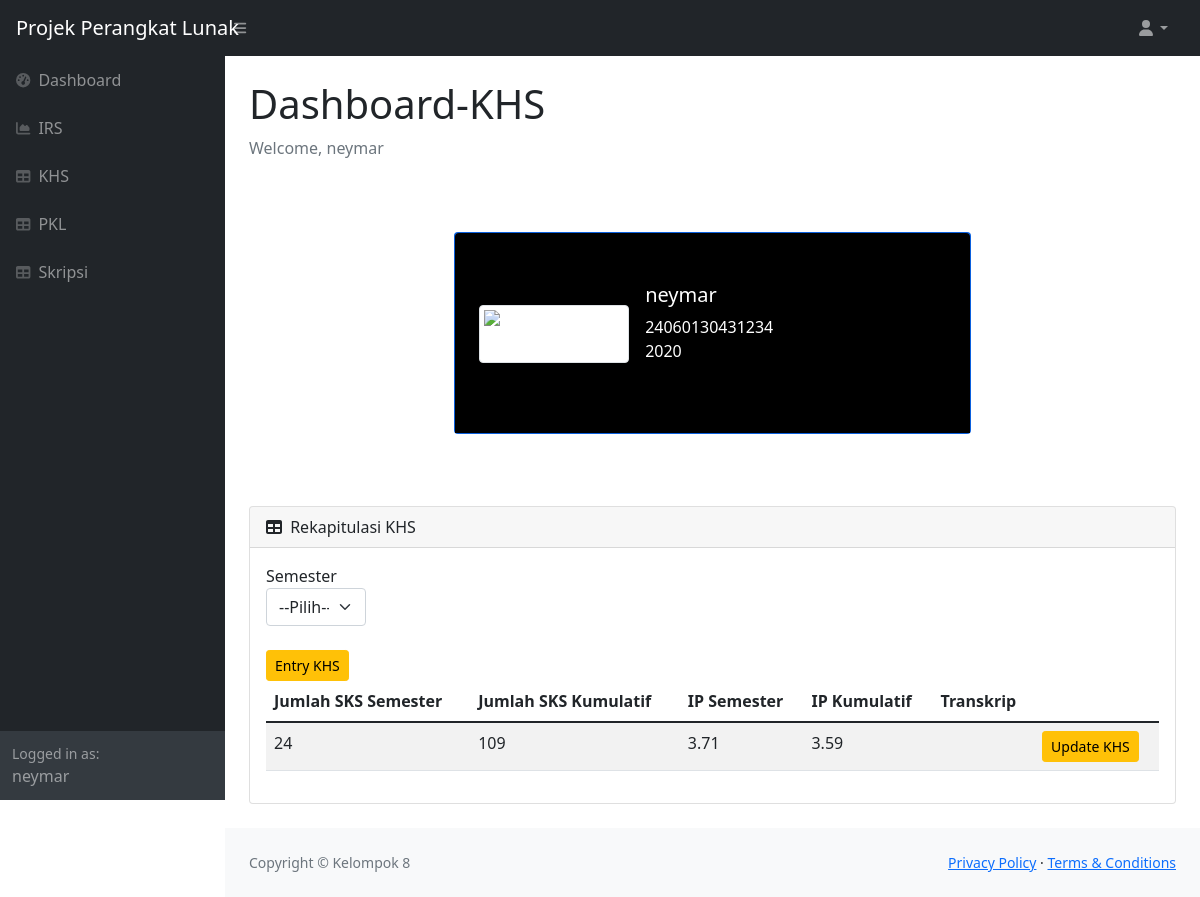
Screenshot of /mahasiswa/khs_index.php?semester=3 (signed in) with the database file from the repository.
### tables this page shows
CREATE TABLE `mahasiswa` (
  `nim` varchar(14) NOT NULL,
  `nama` char(100) NOT NULL,
  `alamat` varchar(100) DEFAULT NULL,
  `kota` char(50) DEFAULT NULL,
  `provinsi` char(50) DEFAULT NULL,
  `angkatan` int(4) DEFAULT NULL,
  `jalur_masuk` char(30) DEFAULT NULL,
  `email` varchar(30) DEFAULT NULL,
  `no_handphone` varchar(13) DEFAULT NULL,
  `status` char(20) DEFAULT NULL,
  `dosen_wali` char(50) DEFAULT NULL,
  `id_pkl_fk` varchar(6) DEFAULT NULL,
  `id_skripsi_fk` varchar(6) DEFAULT NULL,
  `semester` int(100) NOT NULL,
  `id_provinsi_fk` int(10) DEFAULT NULL,
  `id_kota_fk` int(10) DEFAULT NULL,
  `id_user_fk` int(6) DEFAULT NULL
);

CREATE TABLE `users` (
  `user_id` int(6) NOT NULL,
  `username` varchar(50) NOT NULL,
  `email` varchar(50) NOT NULL,
  `password` varchar(50) NOT NULL,
  `level` varchar(20) NOT NULL
);

CREATE TABLE `khs` (
  `id_khs` varchar(6) NOT NULL,
  `semester_aktif` int(20) DEFAULT NULL,
  `jumlah_sks_semester` int(30) DEFAULT NULL,
  `jumlah_sks_kumulatif` int(150) DEFAULT NULL,
  `ip_semester` double DEFAULT NULL,
  `ip_kumulatif` double DEFAULT NULL,
  `nim_mahasiswa_fk` varchar(14) DEFAULT NULL,
  `dokumen` varchar(255) NOT NULL
);

### mahasiswa/khs_index.php (the view, shortened to what this page needs)
<!DOCTYPE html>
<html lang="en">
    <head>
        <link href="https://cdn.jsdelivr.net/npm/simple-datatables@latest/dist/style.css" rel="stylesheet" />
        <link href="../css/styles.css" rel="stylesheet" />
    </head>
    <?php
        require_once('../lib/db_login.php');
        $email=$_SESSION['email'];
        $query = "SELECT * FROM users
                    INNER JOIN mahasiswa ON users.email=mahasiswa.email
                    WHERE users.email='$email'";
        $sql_ppl= mysqli_query($db, $query) or die (mysqli_error($db));
        $data = mysqli_fetch_array ($sql_ppl);
        $username = $data['username'];
        $nim = $data['nim'];
     ?>
    <body class="sb-nav-fixed">
        <nav class="sb-topnav navbar navbar-expand navbar-dark bg-dark">
            <a class="navbar-brand ps-3">Projek Perangkat Lunak</a>
            <button class="btn btn-link btn-sm order-1 order-lg-0 me-4 me-lg-0" id="sidebarToggle" href="#!"><i class="fas fa-bars"></i></button>
            <ul class="navbar-nav ms-auto ms-md-0 me-3 me-lg-4">
                <li class="nav-item dropdown">
                    <a class="nav-link dropdown-toggle" id="navbarDropdown" href="#" role="button" data-bs-toggle="dropdown" aria-expanded="false"><i class="fas fa-user fa-fw"></i></a>
                </li>
            </ul>
        </nav>
        <div id="layoutSidenav">
            <div id="layoutSidenav_nav">
                <nav class="sb-sidenav accordion sb-sidenav-dark" id="sidenavAccordion">
                    <div class="sb-sidenav-menu">
                        <div class="nav">
                            <a class="nav-link" href="mahasiswa_home.php">
                                <div class="sb-nav-link-icon"><i class="fas fa-tachometer-alt"></i></div>
                                Dashboard
                            </a>
                            <a class="nav-link" href="irs_index.php">
                                <div class="sb-nav-link-icon"><i class="fas fa-chart-area"></i></div>
                                IRS
                            </a>
                            <a class="nav-link" href="khs_index.php">
                                <div class="sb-nav-link-icon"><i class="fas fa-table"></i></div>
                                KHS
                            </a>
                            <a class="nav-link" href="pkl_mahasiswa.php">
                                <div class="sb-nav-link-icon"><i class="fas fa-table"></i></div>
                                PKL
                            </a>
                            <a class="nav-link" href="skripsi_mahasiswa.php">
                                <div class="sb-nav-link-icon"><i class="fas fa-table"></i></div>
                                Skripsi
                            </a>
                        </div>
                    </div>
                    <div class="sb-sidenav-footer">
                        <div class="small">Logged in as:</div>
                        <?=$data['username']?>
                    </div>
                </nav>
            </div>
            <div id="layoutSidenav_content">
                <main>
                    <div class="container-fluid px-4">
                        <h1 class="mt-4">Dashboard-KHS</h1>
                        <ol class="breadcrumb mb-4">
                            <li class="breadcrumb-item active">Welcome, <?=$data['nama']?></li>
                        </ol>
                        <div class="container py-5 h-100">
                            <div class="row d-flex justify-content-center align-items-center h-100">
                                <div class="col col-lg-9 col-xl-7">
                                    <div class="card bg-primary text-white mb-4">
                                            <div class="rounded-top text-white d-flex flex-row" style="background-color: #000; height:200px;">
                                                <div class="ms-4 mt-5 d-flex flex-column" style="width: 150px;">
                                                    <img src="../assets/img/avatar.jpg"
                                                        alt="Generic placeholder image" class="img-fluid img-thumbnail mt-4 mb-2"
                                                        style="width: 150px; z-index: 1">
                                                </div>
                                                <div class="ms-3" style="margin-top: 50px;">
                                                    <h5><?=$data['nama']?></h5>
                                                    <p><?=$data['nim']?> <br>
                                                        <?=$data['angkatan']?>
                                                    </p>
                                                </div>
                                            </div>
                                        </div>
                                    </div>
                                </div>
                            </div>
                            <div class="card mb-4">
                            <div class="card-header">
                                <i class="fas fa-table me-1"></i>
                                Rekapitulasi KHS
                            </div>
                            <div class="card-body">
                            <label for="semester">Semester</label>
                                <select name="semester" id="semester" class="form-select" onchange="khs_semester(this.options[this.selectedIndex].value)" style="width: 100px;">
                                    <option value="" >--Pilih--</option>
                                </select>
                            <br>
                            <a class="btn btn-warning btn-sm" href="entry_khs.php">Entry KHS</a>
                            <table class="table table-striped" >
                                    <thead>
                                        <tr>
                                            <th>Jumlah SKS Semester</th>
                                            <th>Jumlah SKS Kumulatif</th>
                                            <th>IP Semester</th>
                                            <th>IP Kumulatif</th>
                                            <th>Transkrip</th>
                                        </tr>
                                    </thead>
                                    <tbody>
                                    <?php
                                    require_once('../lib/db_login.php');
                                    if (isset($_GET['semester'])){
                                        $semester=$_GET['semester'];
                                        $query = "SELECT * FROM khs
                                                    INNER JOIN mahasiswa ON
                                                    (mahasiswa.nim = khs.nim_mahasiswa_fk)
                                                    WHERE mahasiswa.nama='$username' AND
                                                    khs.semester_aktif='$semester'"
                                                    ;
                                        $sql_ppl= mysqli_query($db, $query) or die (mysqli_error($db));
                                        while($data = mysqli_fetch_array($sql_ppl)){ ?>
                                            <tr>
                                                <td><?=$data['jumlah_sks_semester']?></td>
                                                <td><?=$data['jumlah_sks_kumulatif']?></td>
                                                <td><?=$data['ip_semester']?></td>
                                                <td><?=$data['ip_kumulatif']?></td>
                                                <td><a href="../assets/file/khs/<?php echo $data['dokumen'];?>"><?=$data['dokumen']?></td>
                                                <td><a class="btn btn-warning btn-sm" href=<?php echo '"update_khs.php?nim='.$nim.'&semester_aktif='.$semester.'"' ?>>Update KHS</a></td>
                                            </tr>
                                        <?php
                                        } ?>
                                    <?php
                                    } ?>
                                    </tbody>
                                </table>
                            </div>
                        </div>
                    </div>
                </main>
                <footer class="py-4 bg-light mt-auto">
                    <div class="container-fluid px-4">
                        <div class="d-flex align-items-center justify-content-between small">
                            <div class="text-muted">Copyright &copy; Kelompok 8</div>
                            <div>
                                <a href="#">Privacy Policy</a>
                                &middot;
                                <a href="#">Terms &amp; Conditions</a>
                            </div>
                        </div>
                    </div>
                </footer>
            </div>
        </div>
    </body>
</html>

### rows the page displays
mahasiswa: id_user_fk.username "neymar", nama "neymar", nim "24060130431234", angkatan "2020"
khs: jumlah_sks_semester "24", jumlah_sks_kumulatif "109", ip_semester "3.71", ip_kumulatif "3.59"
